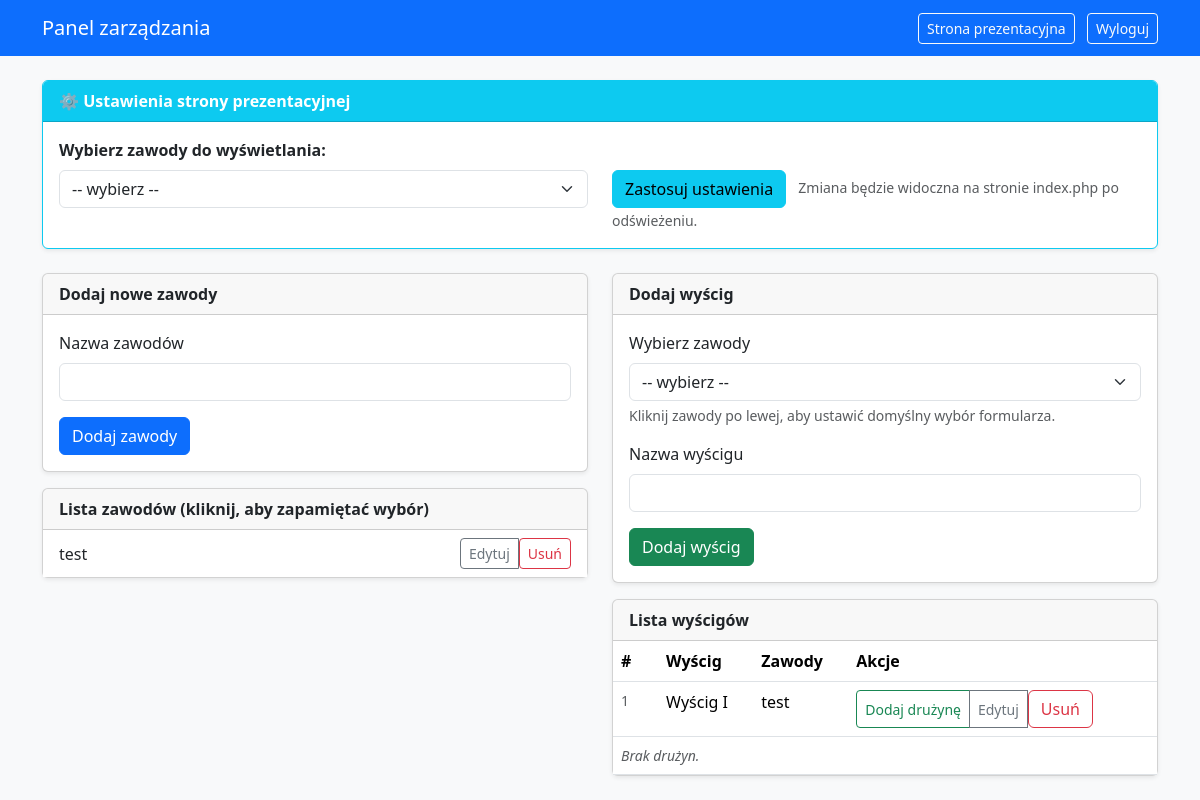
The page /management.php (signed in) on the database as committed earlier.
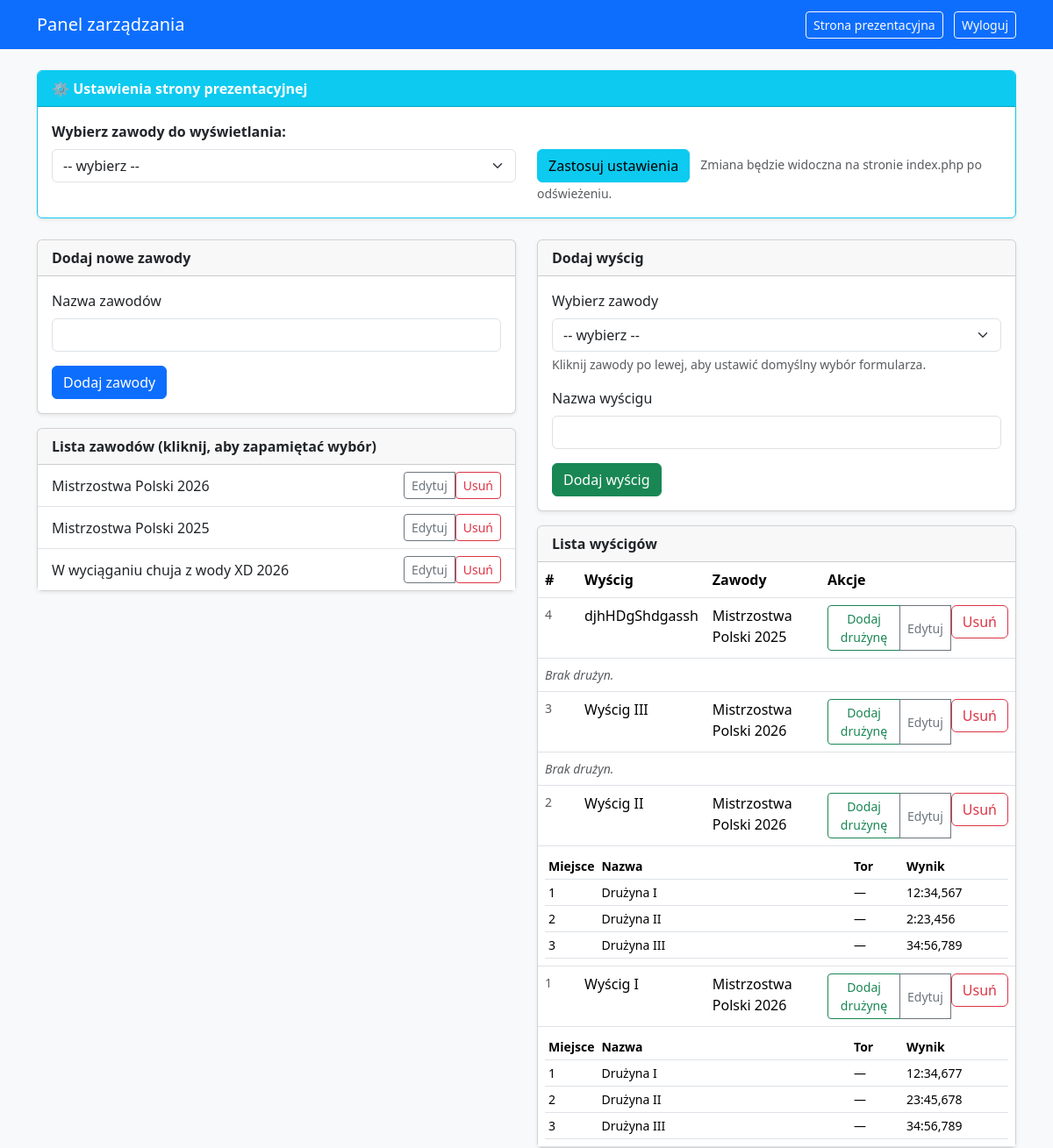
The same page on the database as committed later.
### tables this page shows
CREATE TABLE `zawody` (
  `id` int(11) NOT NULL,
  `nazwa` text NOT NULL
);

CREATE TABLE `wyscigi` (
  `id` int(11) NOT NULL,
  `id_zawodow` int(11) NOT NULL,
  `nazwa` text NOT NULL
);

CREATE TABLE `druzyny` (
  `id` int(11) NOT NULL,
  `nazwa` text NOT NULL,
  `wynik` varchar(16) DEFAULT NULL,
  `miejsce` int(11) NOT NULL,
  `id_wyscigu` int(11) NOT NULL
);

### management.php (the view, shortened to what this page needs)
<?php
require_once "config.php";
$zawody = [];
$res = $conn->query("SELECT id, nazwa FROM zawody ORDER BY id ASC");
if ($res) {
    while ($r = $res->fetch_assoc()) $zawody[] = $r;
}
$druzyny_by_wyscig = [];
$res3 = $conn->query("SELECT id, nazwa, wynik, tor, miejsce, id_wyscigu FROM druzyny ORDER BY id_wyscigu ASC, miejsce ASC");
if ($res3) {
    while ($row = $res3->fetch_assoc()) {
        $idw = (int)$row['id_wyscigu'];
        if (!isset($druzyny_by_wyscig[$idw])) $druzyny_by_wyscig[$idw] = [];
        $druzyny_by_wyscig[$idw][] = $row;
    }
}
$selected_zawody_formularz = isset($_COOKIE['zawody_formularz']) ? (int)$_COOKIE['zawody_formularz'] : 0;
$wyscigi = [];
$where = '';
$res2 = $conn->query("
    SELECT w.id AS id, w.nazwa AS nazwa_w, w.id_zawodow, z.nazwa AS nazwa_z
    FROM wyscigi w
    LEFT JOIN zawody z ON w.id_zawodow = z.id
    $where
    ORDER BY w.id DESC
");
if ($res2) {
    while ($r = $res2->fetch_assoc()) $wyscigi[] = $r;
}
?>
<!DOCTYPE html>
<html lang="pl">
<head>
    <link href="https://cdn.jsdelivr.net/npm/bootstrap@5.3.2/dist/css/bootstrap.min.css" rel="stylesheet">
</head>
<body class="bg-light">
<nav class="navbar navbar-expand-lg navbar-dark bg-primary mb-4">
    <div class="container">
        <a class="navbar-brand" href="#">Panel zarządzania</a>
        <div class="ms-auto">
            <a href="index.php" class="btn btn-outline-light btn-sm me-2" target="_blank">Strona prezentacyjna</a>
            <form method="post" action="logout.php" class="d-inline">
                <button class="btn btn-outline-light btn-sm" type="submit">Wyloguj</button>
            </form>
        </div>
    </div>
</nav>
<div class="container">
    <div class="row gy-4">
        <div class="col-12">
            <div class="card shadow-sm border-info">
                <div class="card-header bg-info text-white"><strong>⚙️ Ustawienia strony prezentacyjnej</strong></div>
                <div class="card-body">
                    <form method="post">
                        <div class="row">
                            <div class="col-md-6">
                                <label class="form-label"><strong>Wybierz zawody do wyświetlania:</strong></label>
                                <select name="zawody_prezentacyjne" class="form-select" required>
                                    <option value="">-- wybierz --</option>
                                </select>
                            </div>
                            <div class="col-md-6">
                                <div style="padding-top: 32px;">
                                    <button type="submit" class="btn btn-info">Zastosuj ustawienia</button>
                                    <small class="text-muted ms-2">Zmiana będzie widoczna na stronie index.php po odświeżeniu.</small>
                                </div>
                            </div>
                        </div>
                    </form>
                </div>
            </div>
        </div>
        <div class="col-md-6">
            <div class="card shadow-sm">
                <div class="card-header"><strong>Dodaj nowe zawody</strong></div>
                <div class="card-body">
                    <form method="post">
                        <div class="mb-3">
                            <label class="form-label">Nazwa zawodów</label>
                            <input type="text" name="nazwa_zawodow" class="form-control" required>
                        </div>
                        <button class="btn btn-primary">Dodaj zawody</button>
                    </form>
                </div>
            </div>
            <div class="card shadow-sm mt-3">
                <div class="card-header"><strong>Lista zawodów (kliknij, aby zapamiętać wybór)</strong></div>
                <div class="card-body p-0">
                    <?php if (empty($zawody)): ?>
                        <div class="p-3">Brak zawodów.</div>
                    <?php else: ?>
                        <div class="list-group list-group-flush">
                            <?php foreach ($zawody as $z):
                                $isActive = ($selected_zawody_formularz === (int)$z['id']);
                                ?>
                                <div class="list-group-item d-flex justify-content-between align-items-center zawody-item<?php echo $isActive ? ' active' : ''; ?>"
                                     data-id="<?php echo (int)$z['id']; ?>">
                                    <div class="zawody-nazwa"><?php echo htmlspecialchars($z['nazwa']); ?></div>
                                    <div class="btn-group">
                                        <button type="button" class="btn btn-sm btn-outline-secondary edit-zawody-btn"
                                                data-id="<?php echo (int)$z['id']; ?>"
                                                data-nazwa="<?php echo htmlspecialchars($z['nazwa'], ENT_QUOTES); ?>">Edytuj</button>
                                        <form method="post" style="display:inline;" onsubmit="return confirm('Usunąć zawody?');">
                                            <button class="btn btn-sm btn-outline-danger" type="submit">Usuń</button>
                                        </form>
                                    </div>
                                </div>
                            <?php endforeach; ?>
                        </div>
                    <?php endif; ?>
                </div>
            </div>
        </div>
        <div class="col-md-6">
            <div class="card shadow-sm">
                <div class="card-header"><strong>Dodaj wyścig</strong></div>
                <div class="card-body">
                    <form method="post">
                        <div class="mb-3">
                            <label class="form-label">Wybierz zawody</label>
                            <select name="id_zawodow" class="form-select" id="selectIdZawodow" required>
                                <option value="">-- wybierz --</option>
                            </select>
                            <div class="form-text">Kliknij zawody po lewej, aby ustawić domyślny wybór formularza.</div>
                        </div>
                        <div class="mb-3">
                            <label class="form-label">Nazwa wyścigu</label>
                            <input type="text" name="nazwa_wyscigu" class="form-control" required>
                        </div>
                        <button class="btn btn-success">Dodaj wyścig</button>
                    </form>
                </div>
            </div>
            <div class="card shadow-sm mt-3">
                <div class="card-header"><strong>Lista wyścigów</strong></div>
                <div class="card-body p-0">
                    <?php if (empty($wyscigi)): ?>
                        <div class="p-3">Brak wyścigów.</div>
                    <?php else: ?>
                        <table class="table mb-0">
                            <thead>
                            <tr><th style="width:45px">#</th><th>Wyścig</th><th>Zawody</th><th>Akcje</th></tr>
                            </thead>
                            <tbody>
                            <?php foreach ($wyscigi as $w): ?>
                                <tr class="wyscig-row" data-id="<?php echo (int)$w['id']; ?>" data-zawody="<?php echo (int)$w['id_zawodow']; ?>">
                                    <td class="text-muted small"><?php echo (int)$w['id']; ?></td>
                                    <td><?php echo htmlspecialchars($w['nazwa_w']); ?></td>
                                    <td><?php echo htmlspecialchars(isset($w['nazwa_z']) ? $w['nazwa_z'] : '—'); ?></td>
                                    <td>
                                        <div class="btn-group btn-group-sm">
                                            <button type="button" class="btn btn-outline-success" data-bs-toggle="modal" data-bs-target="#addDruzynaModal"
                                                    data-id="<?php echo (int)$w['id']; ?>" data-wyscignazwa="<?php echo htmlspecialchars($w['nazwa_w'], ENT_QUOTES); ?>">Dodaj drużynę</button>
                                            <button type="button" class="btn btn-outline-secondary" data-bs-toggle="modal" data-bs-target="#editWyscigModal"
                                                    data-id="<?php echo (int)$w['id']; ?>" data-nazwa="<?php echo htmlspecialchars($w['nazwa_w'], ENT_QUOTES); ?>" data-idz="<?php echo (int)$w['id_zawodow']; ?>">Edytuj</button>
                                            <form method="post" style="display:inline;" onsubmit="return confirm('Usunąć wyścig?');">
                                                <button class="btn btn-outline-danger" type="submit">Usuń</button>
                                            </form>
                                        </div>
                                    </td>
                                </tr>
                                <tr class="teams-row" data-wyscig="<?php echo (int)$w['id']; ?>">
                                    <td colspan="4" class="small text-muted">
                                        <?php
                                        $teams = isset($druzyny_by_wyscig[(int)$w['id']]) ? $druzyny_by_wyscig[(int)$w['id']] : [];
                                        if (empty($teams)) {
                                            echo '<em>Brak drużyn.</em>';
                                        } else {
                                            echo '<table class="table table-sm mb-0">';
                                            echo '<thead><tr><th style="width:60px">Miejsce</th><th>Nazwa</th><th style="width:60px">Tor</th><th style="width:120px">Wynik</th></tr></thead><tbody>';
                                            foreach ($teams as $t) {
                                                $team_id = (int)$t['id'];
                                                $wynik = $t['wynik'];
                                                $tor = $t['tor'];
                                                $miejsce = (int)$t['miejsce'];
                                                $nazwa_t = htmlspecialchars($t['nazwa']);
                                                echo '<tr class="team-editable" data-team-id="' . $team_id . '" data-team-name="' . $nazwa_t . '" data-team-wynik="' . htmlspecialchars($wynik) . '" data-team-tor="' . htmlspecialchars($tor) . '" data-team-miejsce="' . $miejsce . '" data-team-wyscig="' . (int)$t['id_wyscigu'] . '">';
                                                echo '<td>' . $miejsce . '</td>';
                                                echo '<td>' . $nazwa_t . '</td>';
                                                echo '<td>' . ($tor !== null && $tor !== '' ? htmlspecialchars($tor) : '—') . '</td>';
                                                echo '<td>' . ($wynik !== null && $wynik !== '' ? htmlspecialchars($wynik) : '—') . '</td>';
                                                echo '</tr>';
                                            }
                                            echo '</tbody></table>';
                                        }
                                        ?>
                                    </td>
                                </tr>
                            <?php endforeach; ?>
                            </tbody>
                        </table>
                    <?php endif; ?>
                </div>
            </div>
        </div>
    </div>
</div>
</body>
</html>

### management.php (style rules this page uses)
.zawody-item { cursor: pointer; }
.teams-row table { margin-bottom: 0; }
.team-editable { cursor: pointer; }

Rows that differ between the two databases and show on the page:
changed zawody: nazwa "test" → "Mistrzostwa Polski 2026"
added zawody: nazwa "Mistrzostwa Polski 2025"
added zawody: nazwa "W wyciąganiu chuja z wody XD 2026"
added wyscigi: id "4", nazwa "djhHDgShdgassh", id_zawodow.nazwa "Mistrzostwa Polski 2025", shows "Brak drużyn."
added wyscigi: id "3", nazwa "Wyścig III", id_zawodow.nazwa "Mistrzostwa Polski 2026", shows "Brak drużyn."
added wyscigi: id "2", nazwa "Wyścig II", id_zawodow.nazwa "Mistrzostwa Polski 2026"
added druzyny: miejsce "1", nazwa "Drużyna I", wynik "12:34,567", shown under "2"
added druzyny: miejsce "2", nazwa "Drużyna II", wynik "2:23,456"
added druzyny: miejsce "3", nazwa "Drużyna III", wynik "34:56,789", shown under "2"
changed through a linked row, wyscigi "Wyścig I": id_zawodow.nazwa "test" → "Mistrzostwa Polski 2026"; text "Brak drużyn." → "Miejsce Nazwa Tor Wynik"
added druzyny: miejsce "1", nazwa "Drużyna I", wynik "12:34,677", shown under wyscigi "Wyścig I"
added druzyny: miejsce "2", nazwa "Drużyna II", wynik "23:45,678", shown under wyscigi "Wyścig I"
added druzyny: miejsce "3", nazwa "Drużyna III", wynik "34:56,789", shown under wyscigi "Wyścig I"
